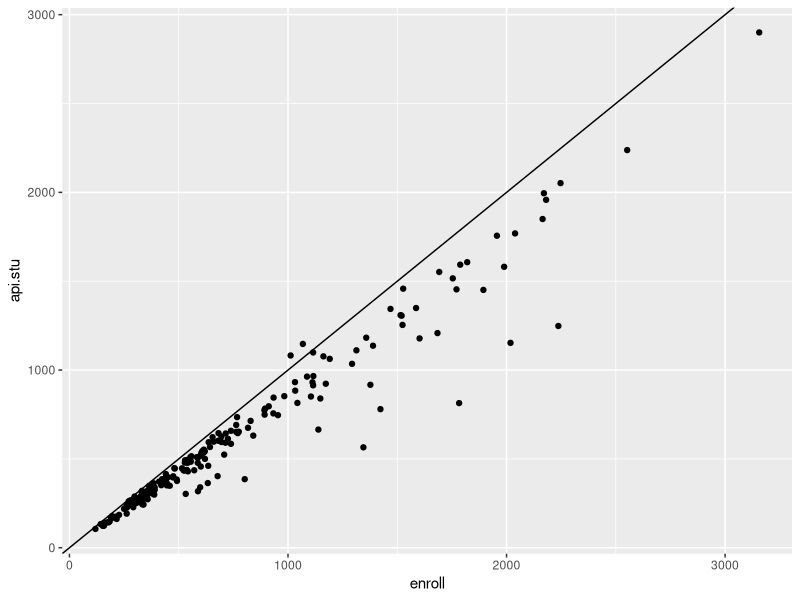
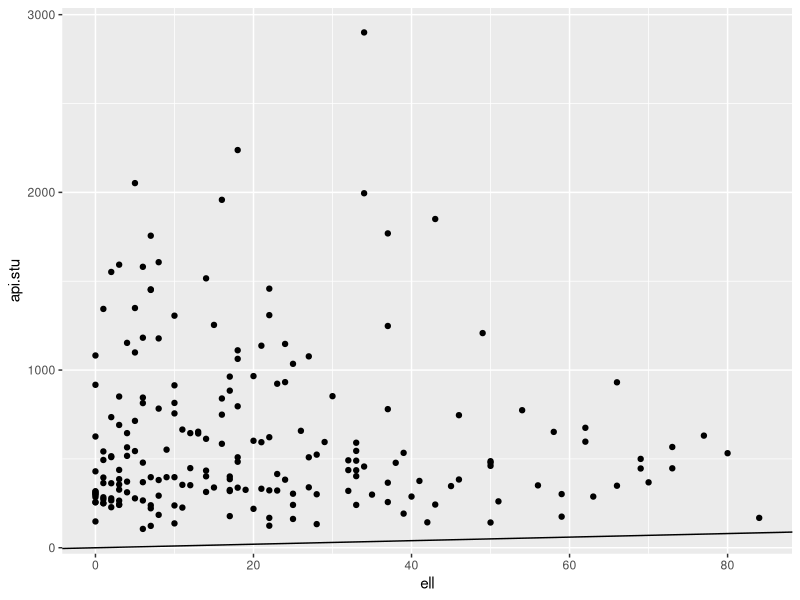
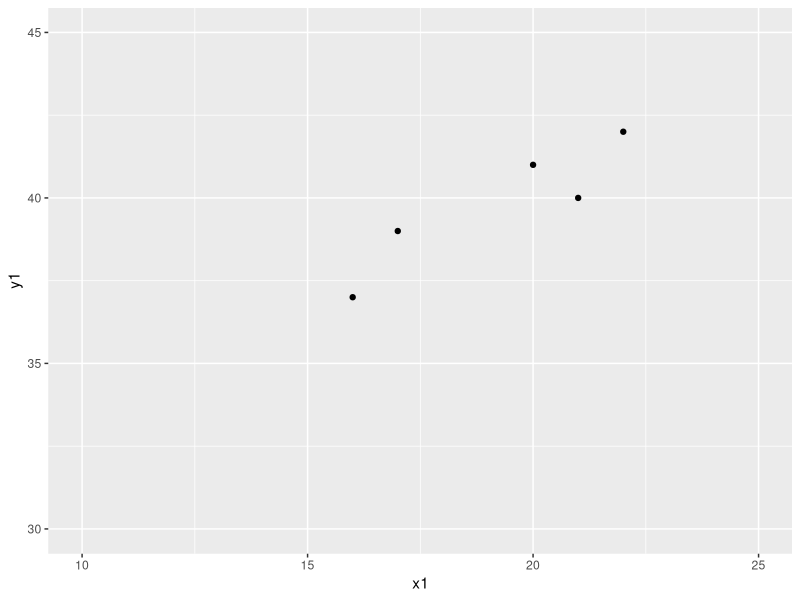
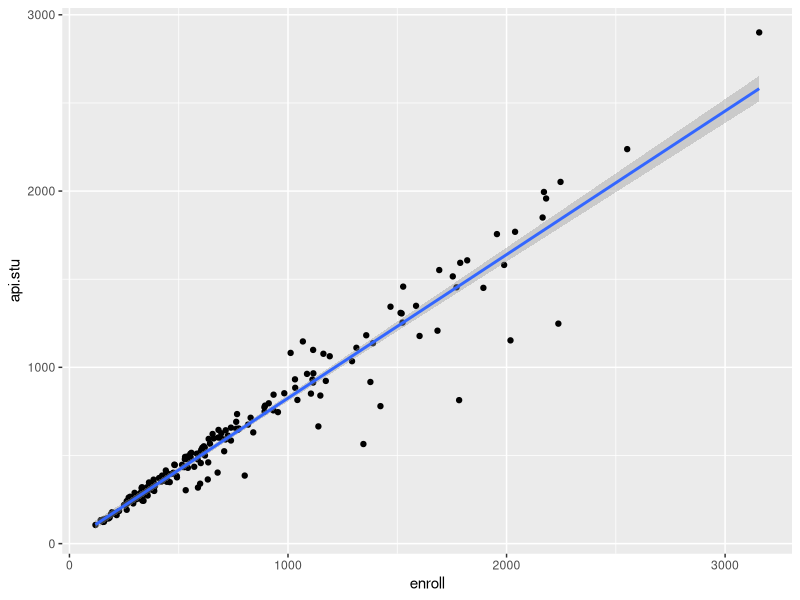
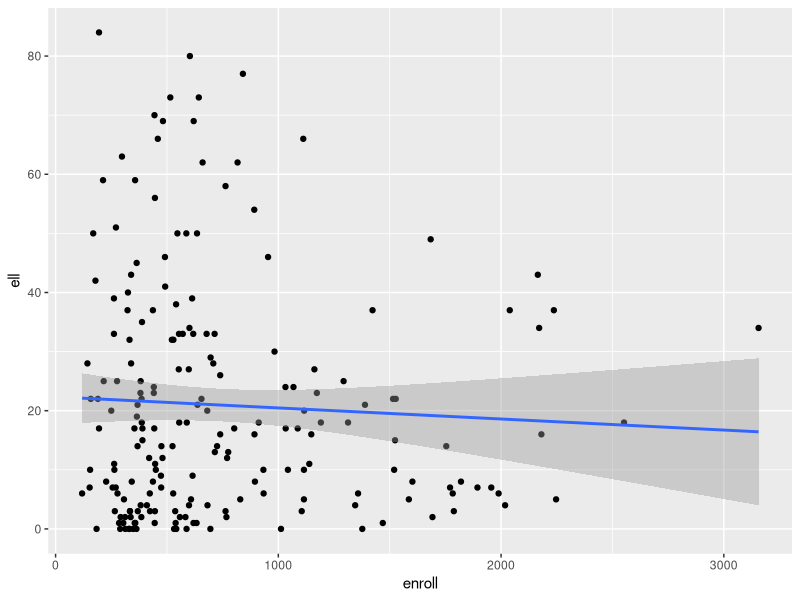

These charts were generated, in order, by the following R code:
## ---- chunk 1
library(tidyverse)
library(survey)

data(api)

# próba
schemat <- svydesign(id=~1, strata=~stype, weights=~pw, data=apistrat, fpc=~fpc)

## ---- chunk 2
sum(apipop$api.stu)
## ---- chunk 3
svytotal(x = ~api.stu, design = schemat)
## ---- chunk 4
svyratio(numerator = ~api.stu, denominator = ~enroll, design = schemat)
## ---- chunk 5
r1 <- svyratio(numerator = ~api.stu, denominator = ~enroll, design = schemat)

predict(r1, total = sum(apipop$enroll, na.rm = T))

## ---- chunk 6
ggplot(apistrat, aes(enroll, api.stu)) + 
  geom_point() +
  geom_abline(intercept = 0)
## ---- chunk 7
svytotal(x = ~ell, schemat)
## ---- chunk 8
r2 <- svyratio(numerator = ~ell, denominator = ~enroll, schemat)
r2
## ---- chunk 9
predict(r2, total = sum(apipop$enroll, na.rm = T))
## ---- chunk 10
ggplot(apistrat, aes(ell, api.stu)) + 
  geom_point() +
  geom_abline(intercept = 0)

## ---- chunk 11
punkty1 <- data.frame(id1=1:5,
                    x1=c(21,20,22,17,16),
                    y1=c(40,41,42,39,37))

ggplot(punkty1, aes(x1, y1)) + geom_point() + xlim(10,25) + ylim(30,45)
## ---- chunk 12
punkty2 <- data.frame(id2=1:5,
                    x2=c(21,20,22,17,16),
                    y2=c(40,41,42,39,37))

punkty <- expand.grid(id1=punkty1$id1, id2=punkty2$id2)

punkty <- punkty[punkty$id1!=punkty$id2,]

pary_punktow <- as.data.frame(unique(t(apply(punkty[,1:2], 1, sort))))
names(pary_punktow) <- names(punkty)

pary_punktow <- merge(pary_punktow, punkty1)
pary_punktow <- merge(pary_punktow, punkty2)

pary_punktow

## ---- chunk 13
pary_punktow <- pary_punktow %>%
  mutate(b=(y1-y2)/(x1-x2),
         w=(x1-x2)^2)

beta <- sum(pary_punktow$w*pary_punktow$b)/sum(pary_punktow$w)
beta

## ---- chunk 14
lm(y1 ~ x1, data=punkty1)

## ---- chunk 15
lm(api.stu ~ enroll, data=apistrat)
## ---- chunk 16
m1 <- svyglm(api.stu ~ enroll, schemat)
m1
## ---- chunk 17
dane <- data.frame(enroll=sum(apipop$enroll, na.rm = T))

predict(m1, newdata = dane, total = nrow(apipop))
## ---- chunk 18
ggplot(apistrat, aes(enroll, api.stu)) + 
  geom_point() +
  geom_smooth(method="lm")
## ---- chunk 19
m2 <- svyglm(api.stu ~ enroll, schemat, family=quasi(variance="mu"))
m2
## ---- chunk 20
predict(m2, newdata = dane, total = nrow(apipop))
## ---- chunk 21
m3 <- svyglm(ell ~ enroll, schemat)
summary(m3)
## ---- chunk 22
predict(m3, newdata = dane, total = nrow(apipop))
## ---- chunk 23
ggplot(apistrat, aes(enroll, ell)) + 
  geom_point() +
  geom_smooth(method="lm")
